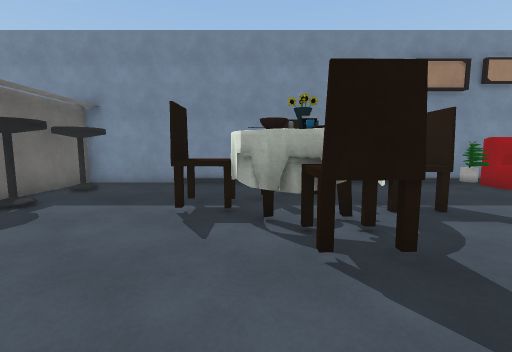
View 1 (above)

13 first-person views from a walk through a scene from a Unity 3-D project. The camera is 1.3 m above the floor, tilts 6° down and sees 90° across. The floor is counted in squares, 1 m on a side. Each view is taken from the middle of a square. On the plan, view 1 faces up. The plan holds only what a view shows up to about 13 squares ahead; the rest is blank. The place goes on beyond the plan. The player character is not drawn. Some animated figures are left out. Surface patterns are stand-ins for the level's own textures.

View 2
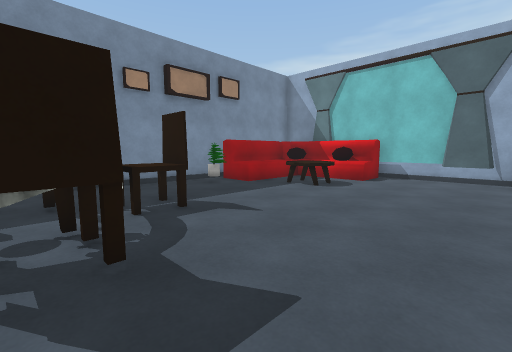

View 3
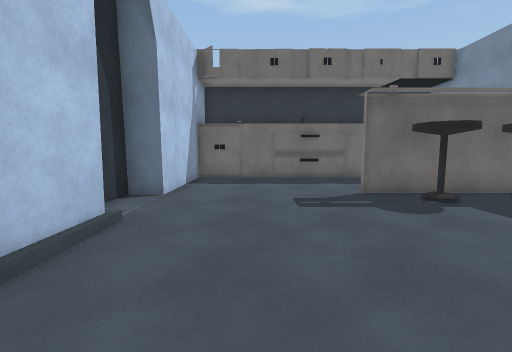

View 4
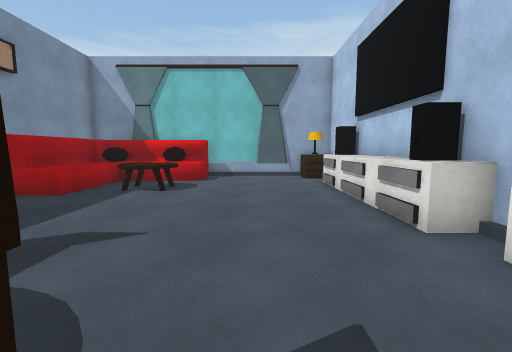

View 5
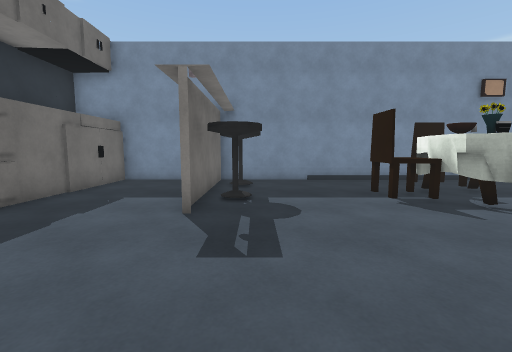

View 6
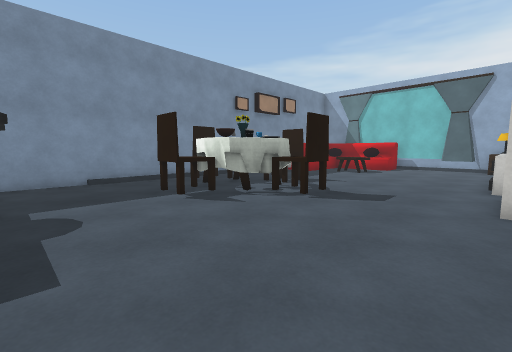

View 7
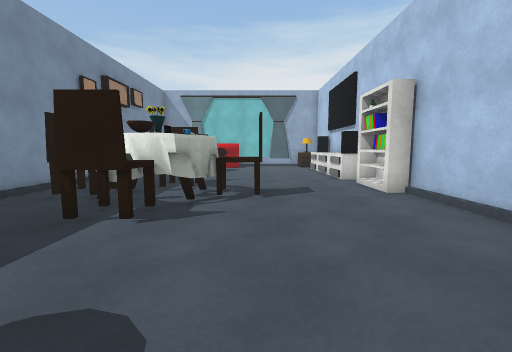

View 8
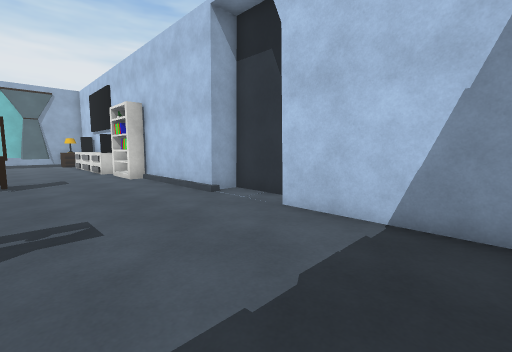

View 9
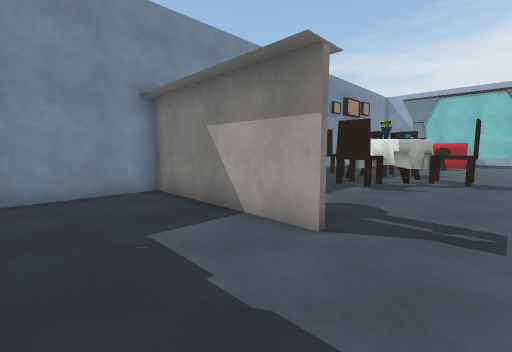

View 10
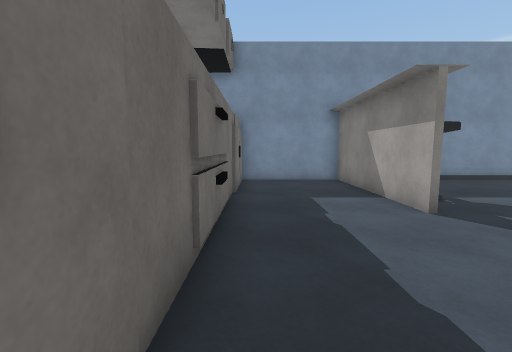

View 11
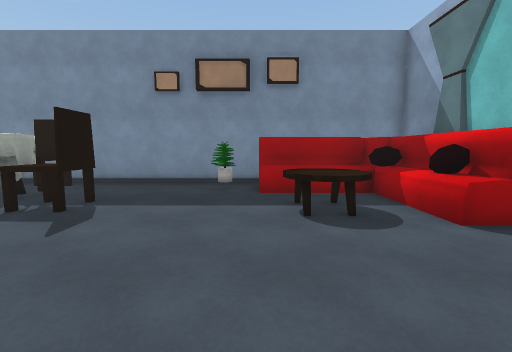

View 12
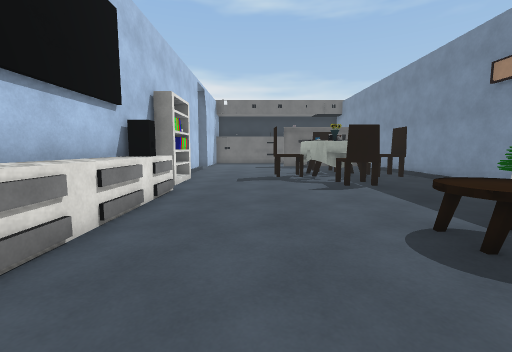

View 13
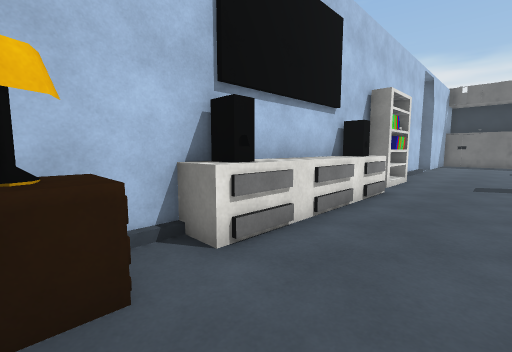

### Floor plan
Key: @ floor where view 1 was taken; # wall or solid block; . floor; = window, fence, low wall or low ledge; ^ raised ledge.
Columns run from 11 left of view 1 to 14 right of it. Each row starts with its distance up from view 1.
 10 #####################
  9 #....#.............######
  8 #....#......^^....#^^^^##
  7 #....#.....###.........^#
  6 #....#....^###^#....^^.##
  5 #....#....^###^^....^^.^#
  4 #..........##^.........^##
  3 #...........^^...........#
  2 #........................#
  1 #........................#
  0 #..........@............=#
 -1 #............###^^^^^^^=##
 -2 ######..##################
 -3      ####

Positions as (right, up) in squares from view 1, and headings:
1: (0, 0), facing up
2: (1, 0), facing up-right
3: (1, 1), facing left
4: (1, 2), facing right
5: (-5, -1), facing up
6: (-5, -1), facing up-right
7: (-6, 3), facing right
8: (-10, 3), facing down-right
9: (-10, 2), facing up-right
10: (-10, -1), facing up
11: (8, 0), facing up
12: (13, 2), facing left
13: (13, 2), facing down-left
